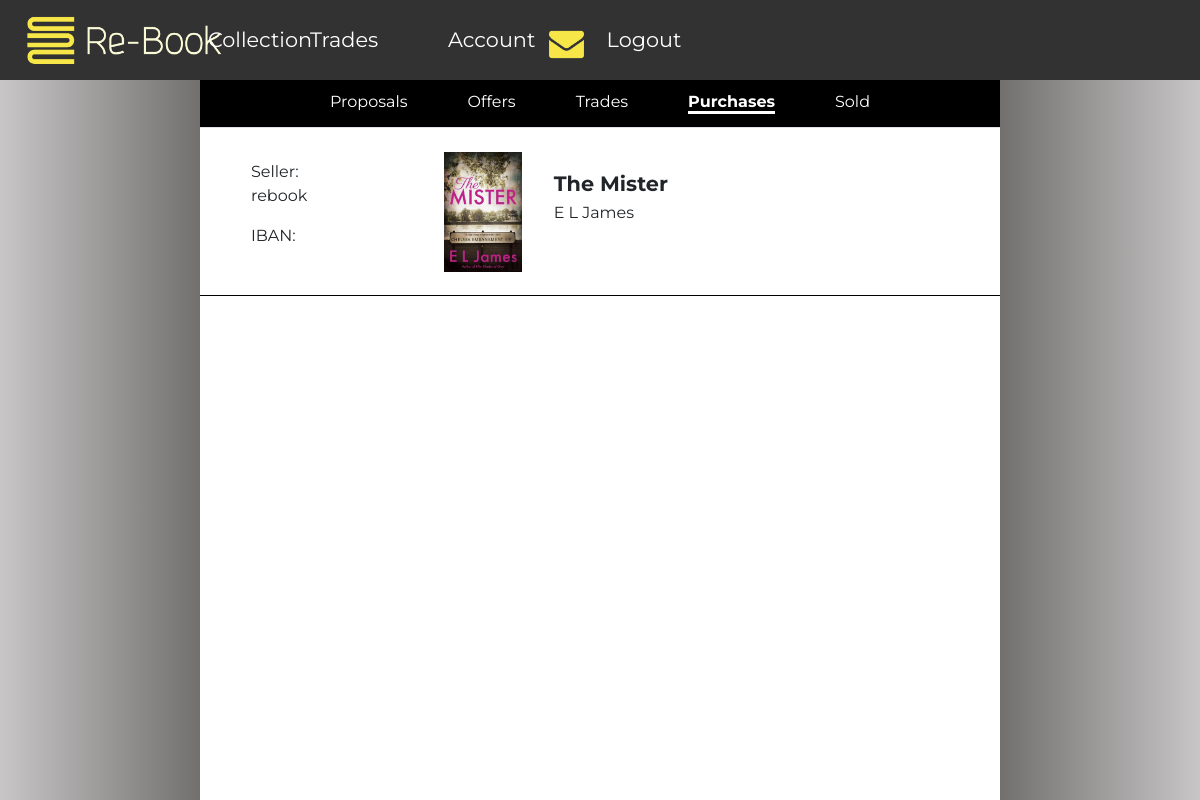
Screenshot of /purchases (signed in) with the database file from the repository.
### rebook/models.py (models this page shows)
class Purchases(models.Model):
    bookInstance = models.OneToOneField(BookInstance, on_delete=models.PROTECT)
    buyer = models.ForeignKey(User, on_delete=models.CASCADE)
    IBAN = models.CharField(max_length=50)

class BookInstance(models.Model):
    ISBN = models.ForeignKey(Book, on_delete=models.PROTECT)
    User = models.ForeignKey(User, on_delete=models.PROTECT)
    state = models.ForeignKey(BookState, on_delete=models.PROTECT)
    readingState = models.DecimalField(max_digits=4, decimal_places=3)
    goal = models.ForeignKey(BookGoals, on_delete=models.PROTECT)
    rating = models.ForeignKey(Ratings, on_delete=models.PROTECT, default=None, null=True)
    price = models.DecimalField(max_digits=10, decimal_places=2, null=True)

class User(AbstractUser):
    address = models.CharField(max_length=200)
    photo = models.ImageField(storage=fs)
    hasNotifications = models.BooleanField(default=False)

class Book(models.Model):
    ISBN = models.CharField(max_length=20, primary_key=True)
    title = models.CharField(max_length=100)
    author = models.ManyToManyField(Author)
    publisher = models.ForeignKey(Publisher, on_delete=models.CASCADE)
    year = models.IntegerField()
    cover = models.ImageField(storage=fs)

class Author(models.Model):
    name = models.CharField(max_length=70)

### rebook/views.py (the view)
# urls.py: path('purchases', views.listPurchases),
def listPurchases(request):
    user = User.objects.get(username=request.user)
    my_purchases = Purchases.objects.filter(buyer=user.id)
    return render(request, 'purchases.html', { 'my_purchases': my_purchases })

### rebook/templates/purchases.html
{% extends "layout.html" %}
{% load custom_tags %}
{% block main %}
    <ul class="row nav nav-tabs justify-content-center">
        <li><a href="/proposals" id="toggle-proposals">Proposals</a></li>
        <li><a href="/offers" id="toggle-offers">Offers</a></li>
        <li><a href="/trades" id="toggle-trades">Trades</a></li>
        <li><a class="active" href="/purchases" id="toggle-offers">Purchases</a></li>
        <li><a href="/sold" id="toggle-offers">Sold</a></li>
    </ul>
    <div class="">
        {% for purchase in my_purchases %}
        <div class="row bookListItem">
            <div class="col-2 bookDetails my-auto">
                <p class="proposalMaker">Seller: {{purchase.bookInstance.User.username}}</p>
                <p class="proposalMaker">IBAN: {{purchase.IBAN}}</p>
            </div>
            <div class="col-2">
                <img src="{{ purchase.bookInstance.ISBN.cover.url }}" class="cover" id="bookCover"/>
            </div>
            <div class="col-4 bookDetails">
                <p class="bookTitle">{{ purchase.bookInstance.ISBN.title }}</p>
                    {% for author in purchase.bookInstance.ISBN.author.all %}
                        <span class="authorName">{{ author.name }}</span>
                    {% endfor %}
            </div>
        </div>
        {% endfor %}
    </div>
{% endblock %}

### rebook/static/styles/layoutStyles.css (style rules this page uses)
body { font-family: 'Montserrat', sans-serif; }
.bookListItem { height: 21vh; padding-bottom: 3vh !important; padding-top: 3vh !important; border-bottom: 1px solid black; text-align: center; }
.bookDetails { text-align: left; margin-left: 3vw }
.cover { height: 15vh; margin-right: 5vw; padding-left: 5vw }
.bookTitle { font-size: 1.3rem; margin-top: 2vh; font-weight: bold; margin-bottom: 2px; }
.bookTitle, .cover { cursor: pointer }
.authorName { font-size: 1rem; margin-right: 10px }
.nav.nav-tabs { background-color: black; height: 6vh; }
.nav.nav-tabs li { justify-content: center; height: 100%; padding: 10px 30px 0 30px; }
.nav.nav-tabs a { color: white; }
.nav.nav-tabs a.active { border-bottom: 3px solid white; font-weight: bold; }

### rows the page displays
Purchases: bookInstance.User.username "rebook", bookInstance.ISBN.cover (picture), bookInstance.ISBN "The Mister"
Author: name "E L James"
